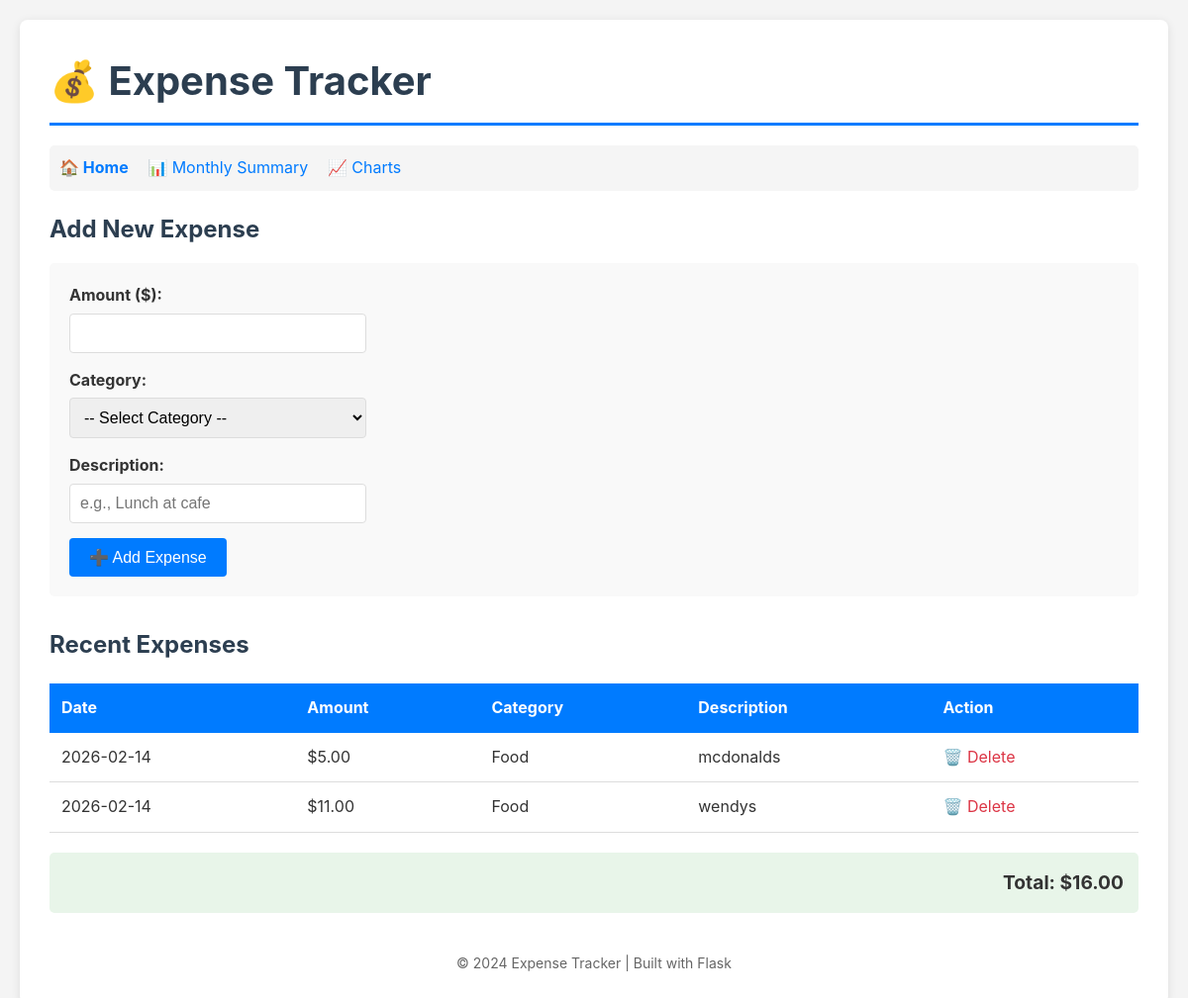
Before: / with the older database file.
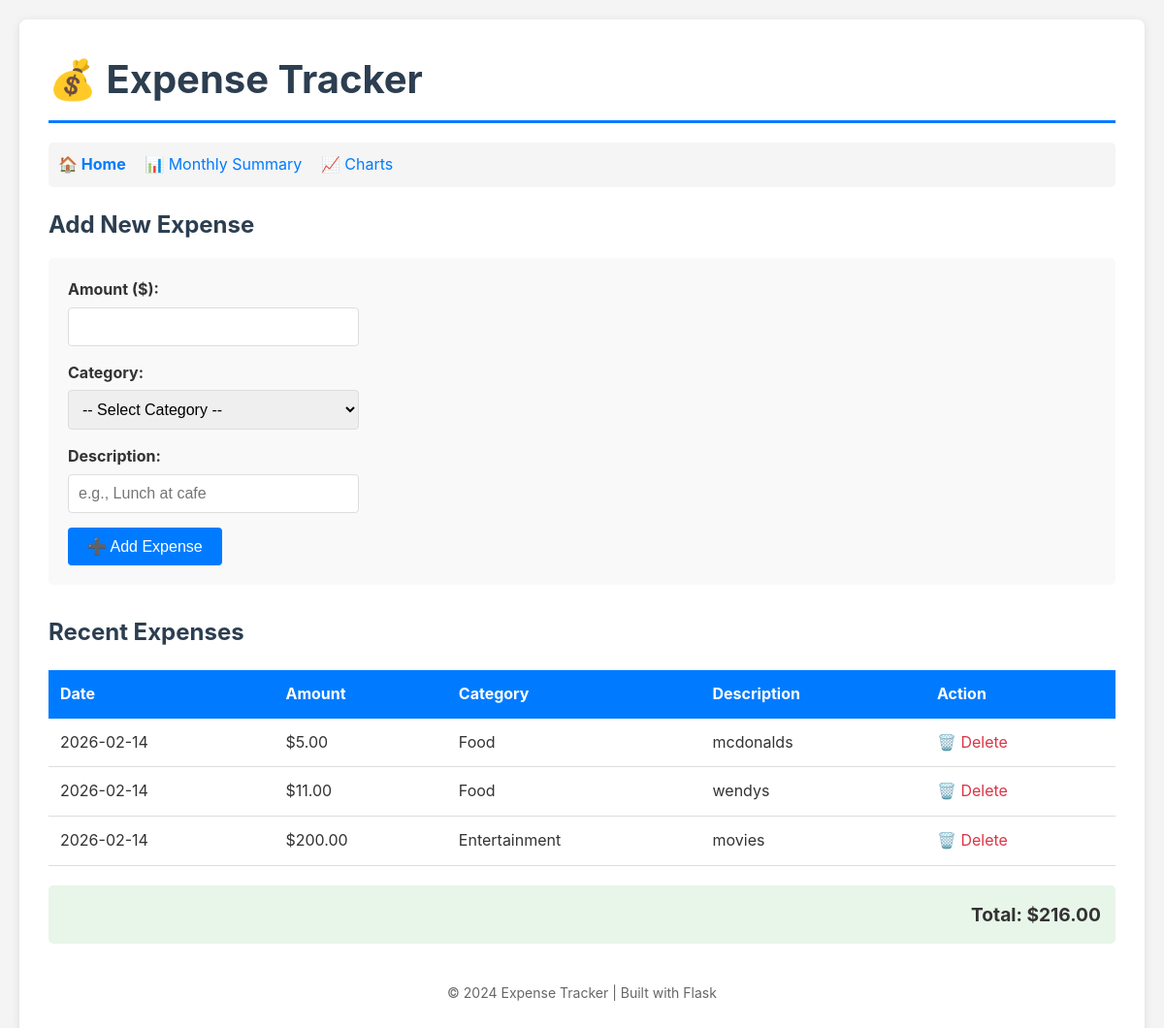
After: the same page with the newer database file.
### tables this page shows
CREATE TABLE expenses (
            id INTEGER PRIMARY KEY AUTOINCREMENT,
            date TEXT NOT NULL,
            amount REAL NOT NULL,
            category TEXT NOT NULL,
            description TEXT
        );

### app.py (the view)
@app.route('/')
def index():
    with get_db() as conn:
        cursor = conn.cursor()
        cursor.execute("SELECT * FROM expenses ORDER BY date DESC")
        expenses = cursor.fetchall()
    return render_template('index.html', expenses=expenses)

### app.py (called while the page is built)
def connect_db():
    return sqlite3.connect(DATABASE)

@contextmanager
def get_db():
    conn = connect_db()
    try:
        yield conn
    finally:
        conn.close()

### templates/index.html (shortened to what this page needs)
{% extends "base.html" %}
{% block content %}
<nav style="margin-bottom: 20px; padding: 10px; background: #f5f5f5; border-radius: 5px;">
    <a href="/" style="font-weight: bold; margin-right: 15px;">🏠 Home</a>
    <a href="/summary" style="margin-right: 15px;">📊 Monthly Summary</a>
    <a href="/charts">📈 Charts</a>
</nav>
<h2>Add New Expense</h2>
<form method="POST" action="/add" style="background: #f9f9f9; padding: 20px; border-radius: 5px; margin-bottom: 30px;">
    <div class="form-group">
        <label for="amount">Amount ($):</label>
        <input type="number" id="amount" name="amount" step="0.01" required>
    </div>
    <div class="form-group">
        <label for="category">Category:</label>
        <select id="category" name="category" required>
            <option value="">-- Select Category --</option>
        </select>
    </div>
    <div class="form-group">
        <label for="description">Description:</label>
        <input type="text" id="description" name="description" placeholder="e.g., Lunch at cafe" required>
    </div>
    <button type="submit">➕ Add Expense</button>
</form>
<h2>Recent Expenses</h2>
{% if expenses %}
<table>
    <thead>
        <tr>
            <th>Date</th>
            <th>Amount</th>
            <th>Category</th>
            <th>Description</th>
            <th>Action</th>
        </tr>
    </thead>
    <tbody>
        {% for expense in expenses %}
        <tr>
            <td>{{ expense[1] }}</td>
            <td>${{ "%.2f"|format(expense[2]) }}</td>
            <td>{{ expense[3] }}</td>
            <td>{{ expense[4] }}</td>
            <td>
                <a href="/delete/{{ expense[0] }}"
                   onclick="return confirm('Are you sure you want to delete this expense?')"
                   style="color: #dc3545;">
                    🗑️ Delete
                </a>
            </td>
        </tr>
        {% endfor %}
    </tbody>
</table>
{% set total = expenses|sum(attribute=2) %}
<div style="margin-top: 20px; padding: 15px; background: #e8f5e9; border-radius: 5px; text-align: right;">
    <strong style="font-size: 1.2em;">Total: ${{ "%.2f"|format(total) }}</strong>
</div>
{% else %}
<p style="text-align: center; color: #666; padding: 40px;">
    No expenses yet. Add your first expense above! 💸
</p>
{% endif %}
{% endblock %}

### templates/base.html (shortened to what this page needs)
<!DOCTYPE html>
<html lang="en">
<head>
</head>
<body>
    <div class="container">
        <h1>💰 Expense Tracker</h1>
        {% block content %}{% endblock %}
        <footer>
            <p>&copy; 2024 Expense Tracker | Built with Flask</p>
        </footer>
    </div>
</body>
</html>

### templates/base.html (style rules this page uses)
* { margin: 0; padding: 0; box-sizing: border-box; }
body { font-family: -apple-system, BlinkMacSystemFont, 'Segoe UI', Roboto, 'Helvetica Neue', Arial, sans-serif; line-height: 1.6; color: #333; background: #f4f4f4; padding: 20px; }
.container { max-width: 1200px; margin: 0 auto; background: white; padding: 30px; border-radius: 8px; box-shadow: 0 2px 10px rgba(0,0,0,0.1); }
h1, h2, h3 { color: #2c3e50; margin-bottom: 15px; }
h1 { font-size: 2.5em; border-bottom: 3px solid #007bff; padding-bottom: 10px; margin-bottom: 20px; }
a { color: #007bff; text-decoration: none; transition: color 0.3s; }
table { width: 100%; border-collapse: collapse; margin: 20px 0; }
table th { background: #007bff; color: white; padding: 12px; text-align: left; }
table td { padding: 12px; border-bottom: 1px solid #ddd; }
button, input[type="submit"] { background: #007bff; color: white; border: none; padding: 10px 20px; border-radius: 4px; cursor: pointer; font-size: 16px; transition: background 0.3s; }
input[type="text"], input[type="number"], input[type="date"], input[type="month"], select { padding: 10px; border: 1px solid #ddd; border-radius: 4px; font-size: 16px; width: 100%; max-width: 300px; }
.form-group { margin-bottom: 15px; }
.form-group label { display: block; margin-bottom: 5px; font-weight: bold; }
footer { margin-top: 40px; text-align: center; color: #666; font-size: 14px; }

Changed rows visible on the page:
added expenses: date "2026-02-14", amount "200.00", category "Entertainment", description "movies"
Other visible differences:
{{ "%.2f"|format(total) }}: "16.00" → "216.00"
